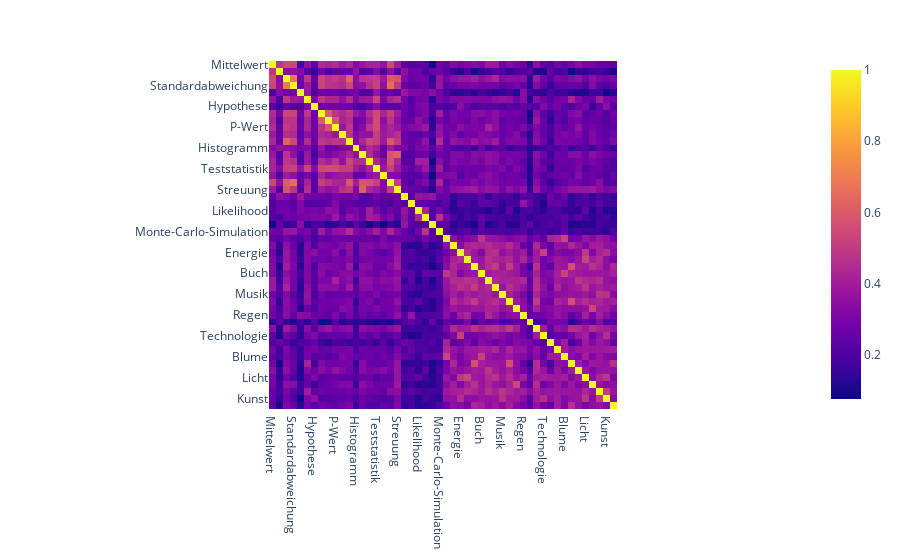

Source (notebook cell):
### Code cell
px.imshow(data_frame)

### Figure 1 — Plotly figure (JSON) as saved in the notebook; plotly's stock layout.template omitted (floating-point values rounded to 4 significant figures; data arrays with more than 128 entries replaced by an {"elided": "..."} marker saying what was removed)
{"data": [{"coloraxis": "coloraxis", "hovertemplate": "x: %{x}<br>y: %{y}<br>color: %{z}<extra></extra>", "name": "0", "type": "heatmap", "x": ["Mittelwert", "Median", "Varianz", "Standardabweichung", "Regression", "Korrelation", "Hypothese", "Konfidenzintervall", "Signifikanzniveau", "P-Wert", "Stichprobe", "Zufallsvariable", "Histogramm", "Verteilung", "Wahrscheinlichkeitsdichte", "Teststatistik", "Schätzer", "Normalverteilung", "Streuung", "Bias", "Residuum", "Likelihood", "Bayes-Theorem", "Bootstrap", "Monte-Carlo-Simulation", "Baum", "Katze", "Energie", "Sonne", "Freiheit", "Buch", "Wasser", "Zeit", "Musik", "Liebe", "Stadt", "Regen", "Planet", "Sprache", "Technologie", "Berg", "Traum", "Blume", "Freundschaft", "Wissen", "Licht", "Straße", "Natur", "Kunst", "Abenteuer"], "xaxis": "x", "y": ["Mittelwert", "Median", "Varianz", "Standardabweichung", "Regression", "Korrelation", "Hypothese", "Konfidenzintervall", "Signifikanzniveau", "P-Wert", "Stichprobe", "Zufallsvariable", "Histogramm", "Verteilung", "Wahrscheinlichkeitsdichte", "Teststatistik", "Schätzer", "Normalverteilung", "Streuung", "Bias", "Residuum", "Likelihood", "Bayes-Theorem", "Bootstrap", "Monte-Carlo-Simulation", "Baum", "Katze", "Energie", "Sonne", "Freiheit", "Buch", "Wasser", "Zeit", "Musik", "Liebe", "Stadt", "Regen", "Planet", "Sprache", "Technologie", "Berg", "Traum", "Blume", "Freundschaft", "Wissen", "Licht", "Straße", "Natur", "Kunst", "Abenteuer"], "yaxis": "y", "z": {"elided": "50x50 float values"}}], "layout": {"coloraxis": {"colorscale": [[0, "#0d0887"], [0.1111, "#46039f"], [0.2222, "#7201a8"], [0.3333, "#9c179e"], [0.4444, "#bd3786"], [0.5556, "#d8576b"], [0.6667, "#ed7953"], [0.7778, "#fb9f3a"], [0.8889, "#fdca26"], [1, "#f0f921"]]}, "margin": {"t": 60}, "xaxis": {"anchor": "y", "constrain": "domain", "domain": [0, 1], "scaleanchor": "y"}, "yaxis": {"anchor": "x", "autorange": "reversed", "constrain": "domain", "domain": [0, 1]}}}
